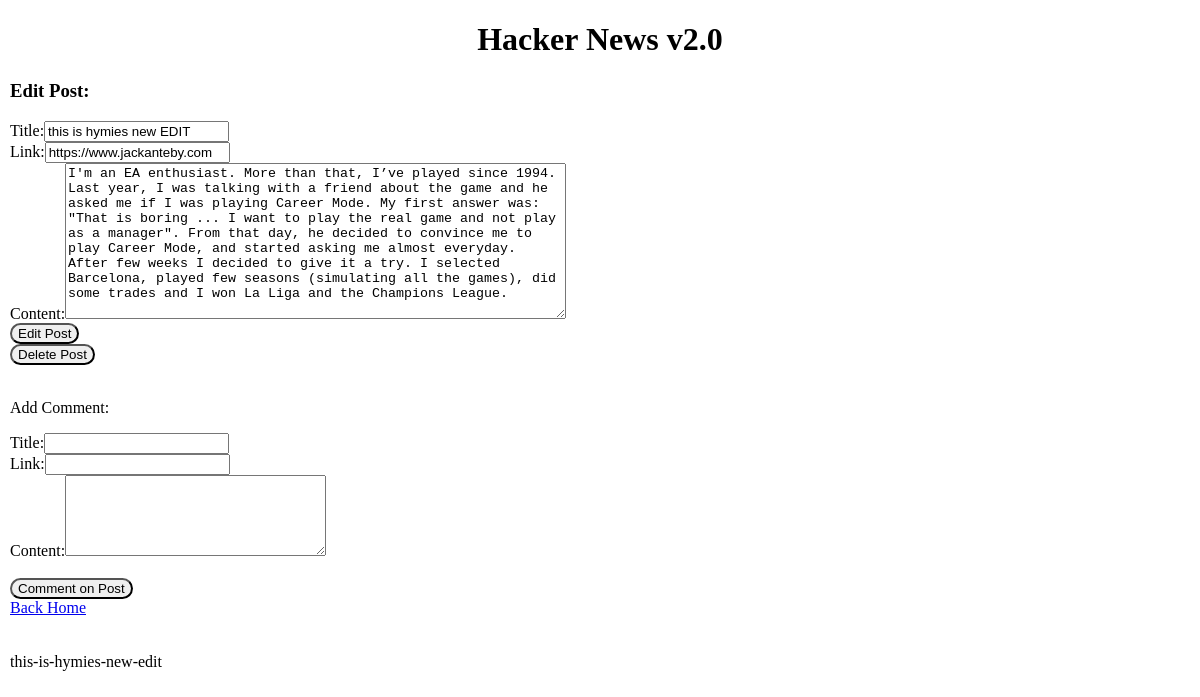
The page /news/edit/this-is-hymies-new-edit on the database its author committed.
### news/models.py (models this page shows, shortened)
class Post(models.Model):
    title = models.CharField(max_length=40)
    link = models.URLField(max_length=120, null = True, default = None)
    content = models.CharField(max_length=4000)
    slug = models.SlugField(max_length=40)
    created_at = models.DateTimeField(editable=False)
    updated_at = models.DateTimeField()
    show = models.BooleanField(default=True)
    votes = models.IntegerField(default=0)
    user = models.ForeignKey(User, default = 1) # adds a FK

### news/views.py (the view, shortened to what this page needs)
# urls.py: url(r'^edit/(?P<post_slug>[A-Za-z0-9\-\_]+)$', views.Edit_Post.as_view(), name="edit"),
class Edit_Post(View):
    template = "edit.html"
    def get(self, request, post_slug=None):
        post = Post.objects.get(slug=post_slug)
        form = PostForm(instance=post)
        comment_form = CommentForm()
        context = {
            "post": post,
            "EditForm": form,
            "CommentForm": comment_form}
        return render(request, self.template, context)

### news/forms.py
class PostForm(forms.ModelForm):
    class Meta:
        model = Post
        fields = [
            "title",
            "link",
            "content",
        ]
        widgets = {
            "content": Textarea(attrs={"cols": 60, "rows": 10}),
        }

class CommentForm(forms.ModelForm):
    class Meta:
        model = Comment
        fields = [
            "title",
            "link",
            "content",
        ]
        widgets = {
            "content": Textarea(attrs={"cols": 30, "rows": 5})
        }

### templates/edit.html (shortened to what this page needs)
{% extends "base.html" %}
{% block content %}
    <h3>Edit Post:</h3>
    <form action="{% url 'news:edit' post_slug=post.slug %}" method="POST">
        {% for field in EditForm %}
            <div class="{%if field.errors %}error{%endif%}">
                {{field.label_tag}}{{ field }}
            </div>
        {% endfor %}
        <input type="submit" class="button" value="Edit Post"/>
    </form>
    <form action="{% url 'news:delete' post_slug=post.slug %}" method ="POST">
        <input type="submit" class="button" id= "delete" value="Delete Post" />
    </form>
    <br>
    <p>Add Comment:</p>
    <form action="{% url 'news:comment' post_slug=post.slug %}" method="POST" id="comment_form">
        {% for field in CommentForm %}
            <div class="{%if field.errors %}error{%endif%}">
                {{field.label_tag}}{{ field }}
            </div>
        {% endfor %}
        <br>
        <input type="submit" id ="comment" class="button" value="Comment on Post"/>
    </form>
    <a href="/news"> Back Home</a>
    <br><br><br>
<div id="post_slug_thing">{{ post.slug }} </div>
{% endblock content %}

### templates/base.html (shortened to what this page needs)
<!DOCTYPE html>
{% load staticfiles %}
<html lang="en">
<head>
    <link rel="stylesheet" href="https://cdnjs.cloudflare.com/ajax/libs/foundation/5.5.2/css/foundation.css" />
    <link rel="stylesheet" type="text/css" href="{% static 'style.css' %}" />
</head>
<body>
    <h1 id="base">Hacker News v2.0</h1>
    <div class="container">
        {% block content %}{% endblock content %}
    </div>
</body>
</html>

### static/style.css (style rules this page uses)
body { margin: 10px; }
#base { text-align: center; }
.button { border-radius: 100px; }

### rows shown on the page
Post: EditForm "this is hymies new EDIT" "https://www.jackanteby.com" "I'm an EA enthusiast. More than that, I’ve played since 1994. Last year, I was talking with a friend about the game and he asked me if I was playing Career Mode. My first answer was: \"That is boring ... I want to play the real game and not play as a manager\". From that day, he decided to convince me to play Career Mode, and started asking me almost everyday. After few weeks I decided to give it a try. I selected Barcelona, played few seasons (simulating all the games), did some trades and I won La Liga and the Champions League.", slug "this-is-hymies-new-edit"

### other values the page prints
{{ field.label_tag }} "Title:" "Link:" "Content:"
